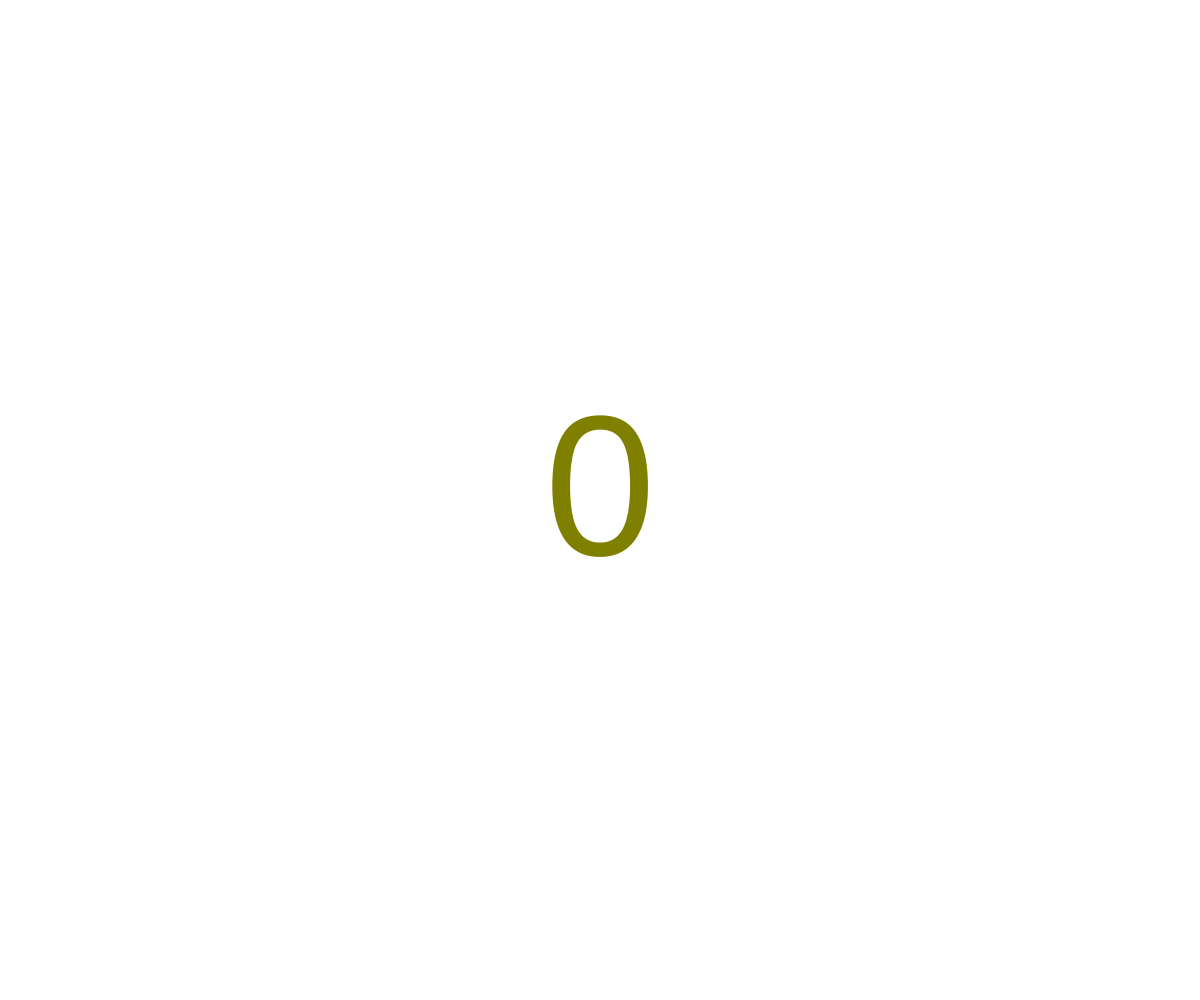
Frame 1 (no input)
Frame 60 (no input): identical to frame 1, image omitted
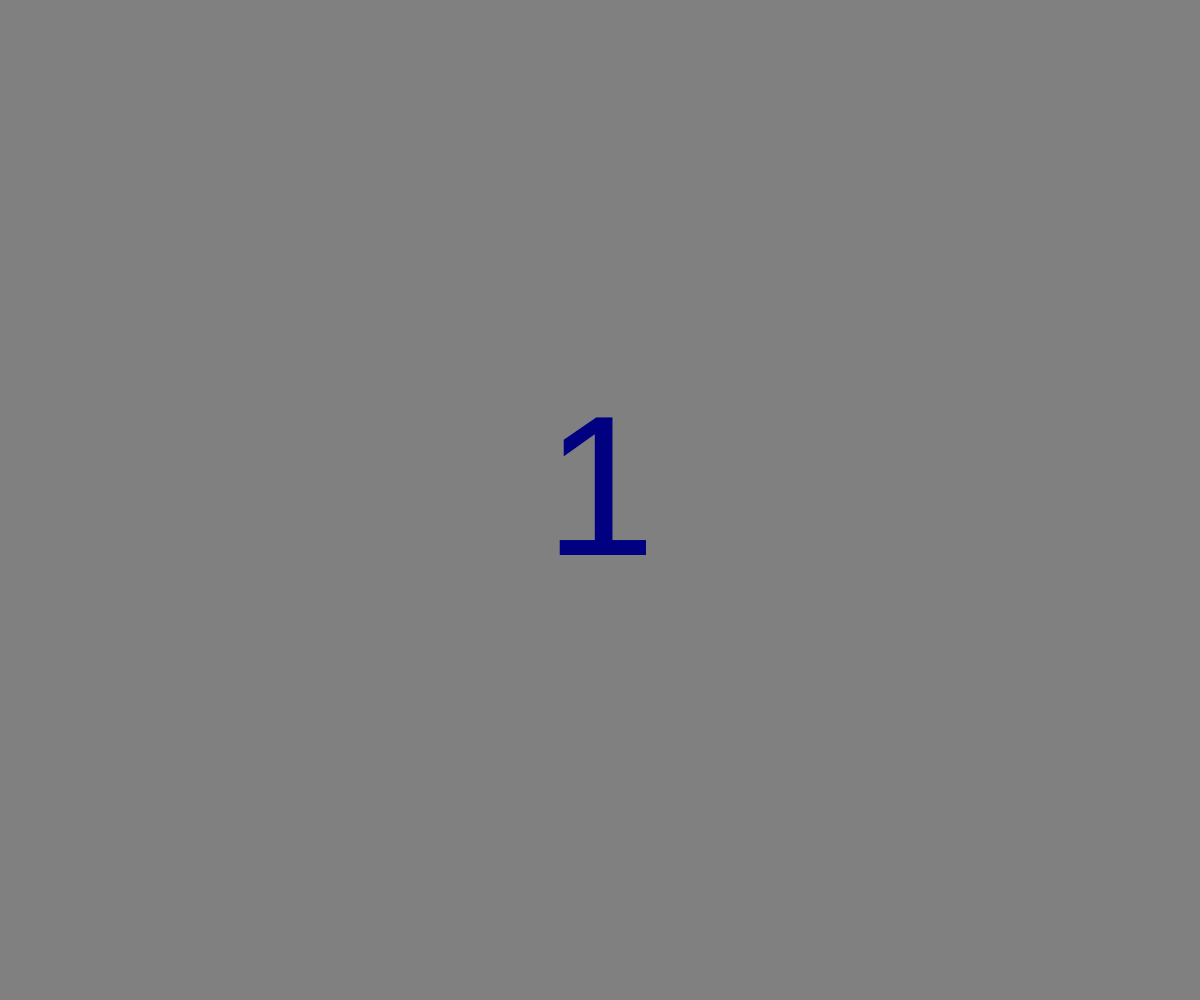
Frame 120 (the mouse pressed at the canvas centre since frame 60)

The p5.js sketch that drew these frames (run headless with seeded random() and noise() and a simulated clock; from frame 60 on, the mouse is pressed at the canvas centre):

// p5.js sketch
// ── sketch.js
var number = 0;
function setup() {
  createCanvas(windowWidth, windowHeight);
  textSize(200);
  textAlign(CENTER, CENTER);
}

function draw() {
  if (mouseIsPressed == true){
    background(128);
  } else { 
    background(255);
  }
  
  // changes the color if its divisible by 0
  if (number % 5 == 0){
    fill(128, 128, 0);
  } else {
    fill(0, 0, 128);
  }
  
  text(number, width/2, height/2);
}

//counter must be here otherwise it will constantly count
function mousePressed () {
  number += 1; 
}
